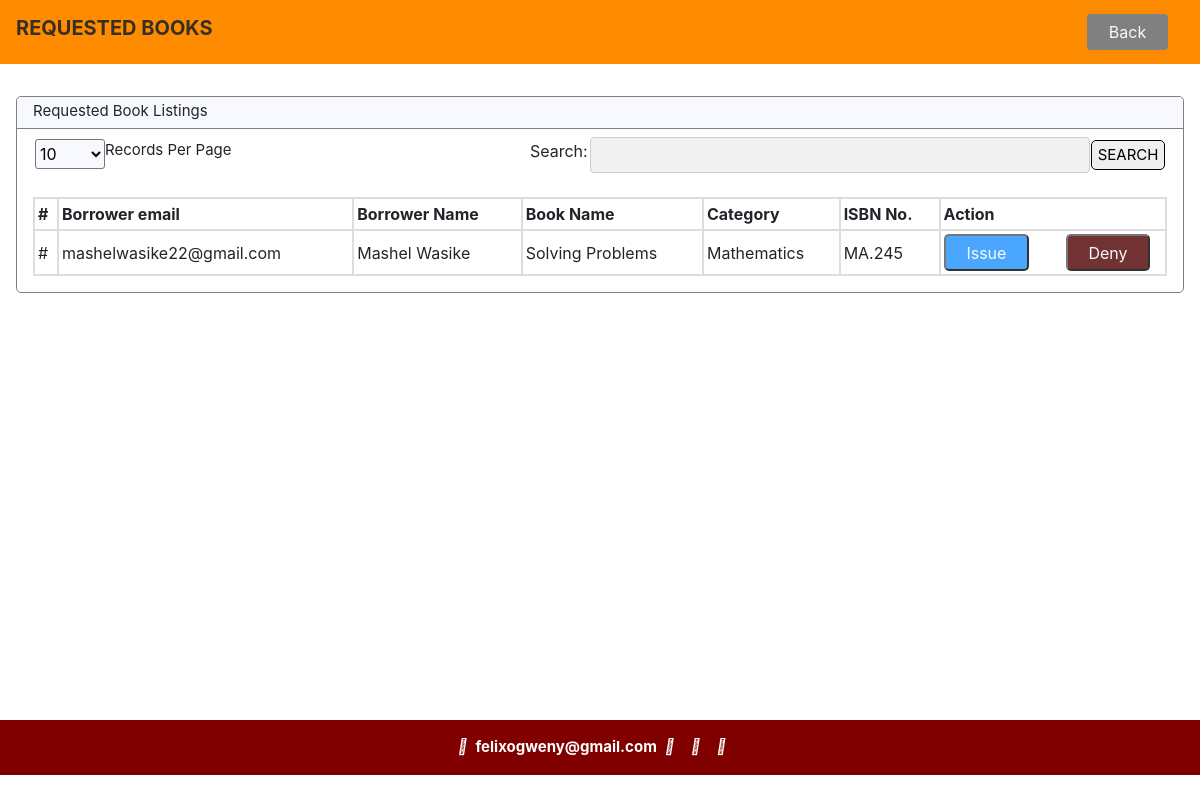
The page /manageBooks/requestedBook (signed in) on the database its author committed.
### my_app/models.py (models this page shows)
class Requested_books(db.Model):
    id = db.Column(db.Integer, primary_key=True, autoincrement=True)
    book_id = db.Column(db.Integer, db.ForeignKey('books.id'))
    user_id = db.Column(db.Integer, db.ForeignKey('user.id'))
    request_date = db.Column(db.DateTime(timezone=True), default=func.now())
    status = db.Column(db.String(20), default='pending')
    canceled_requests = db.relationship('Canceled_book_requests', backref='request')

class User(db.Model, UserMixin):
    id = db.Column(db.Integer, primary_key=True, autoincrement=True)
    name = db.Column(db.String(100))
    email = db.Column(db.String(50), unique=True, nullable=False)
    password = db.Column(db.String(50))
    role = db.Column(db.String(10), default='user')
    verified = db.Column(db.Boolean, default=False)
    user_image = db.Column(db.LargeBinary)#For storing the image data directly into the database
    user_image_filename = db.Column(db.String(255))#For storing the image file name
    creation_date = db.Column(db.DateTime(timezone=True), default=func.now())
    status = db.Column(db.String(10), default='Active')
    phone = db.Column(db.String(20))
    address = db.Column(db.String(255))
    membership_type = db.Column(db.String(20))
    verification_code = db.Column(db.String(50))
    verification_code_expires = db.Column(db.DateTime)
    favourites = db.relationship('Favourites', backref='user', cascade="all, delete-orphan")
    library = db.relationship('User_Library', backref='user', cascade="all, delete-orphan")
    requested_books = db.relationship('Requested_books', backref='user', cascade="all, delete-orphan")
    issued_books = db.relationship('Issued_book_requests', backref='user', cascade="all, delete-orphan")
    returned = db.relationship('Returned_books', backref='user', cascade='all, delete-orphan')

class Books(db.Model):
    id = db.Column(db.Integer, primary_key=True, autoincrement=True)
    title = db.Column(db.String(100))
    author = db.Column(db.String(100))
    copies = db.Column(db.Integer)
    issued = db.Column(db.Integer)
    ISBN = db.Column(db.String(30), unique=True, nullable=False)
    book_preview_name = db.Column(db.String(255))
    category_id = db.Column(db.Integer, db.ForeignKey('category.id'))  # Foreign key to Category table
    favourites = db.relationship('Favourites', backref='books')
    library = db.relationship('User_Library', backref='books')
    requested_books = db.relationship('Requested_books', backref='books')
    hold_books = db.relationship('Hold_books', backref='books')
    issued_books = db.relationship('Issued_book_requests', backref='books')
    acquistion_date = db.Column(db.DateTime(timezone=True), default=func.now())
    returned = db.relationship('Returned_books', backref='books', cascade='all, delete-orphan')

class Category(db.Model):
    id = db.Column(db.Integer, primary_key=True, autoincrement=True)
    name = db.Column(db.String(50), unique=True, nullable=False)
    is_active = db.Column(db.Boolean, default=True)
    creation_date = db.Column(db.DateTime(timezone=True), default=func.now())
    updation_date = db.Column(db.DateTime(timezone=True), default=func.now())
    books = db.relationship('Books', backref='category', cascade="all, delete-orphan")

### my_app/admin/views.py (the view, shortened to what this page needs)
@admin_blueprint.route('/manageBooks/requestedBook', methods=['GET', 'POST'])
@login_required
@verified_required
def issue_requested_book():
    authenticate()
    book_availability = None
    clicked_book = Books.query.all()
    requested_books = Requested_books.query.filter(Requested_books.status == 'pending').all()
    return render_template('admin/requestedBook.html', requested_books=requested_books)

### my_app/admin/views.py (called while the page is built)
def authenticate():
	if current_user.role != 'admin':
		abort(403)#we will return a forbidden error if the user is not admin

### my_app/auth.py (called while the page is built)
def verified_required(view_func):
    @wraps(view_func)
    def decorated_view(*args, **kwargs):
        if not current_user.is_authenticated:
            return current_app.login_manager.unauthorized()
        if not current_user.verified:
            flash('Please verify your email to access this page.', category='warning')
            return redirect(url_for('auth.login'))  # Redirect to the login page if not verified
        if current_user.status != 'Active':
            flash('Your account is suspended.', category='danger')
            return redirect(url_for('auth.login'))  # Redirect to the login page if suspended
        return view_func(*args, **kwargs)
    return decorated_view

### my_app/templates/admin/requestedBook.html (shortened to what this page needs)
{% extends "/admin/manageBooks_base.html" %}
{% block name %}Requested Books{% endblock %}
{% block redirect %}<a href="/manageBooks"><button class="btn">Back</button></a>{% endblock %}
{% block content %}
<section class="requested_books_container">
<div class="requested_book_list_view">
    <div class="heading">
        <div class="table_head">
            <h3>Requested Book listings</h3>
        </div>
        <div class="requested_book_search">
            <div class="row_show">
                <div class="row">
                    <select name="row_number" id="row_number" class="list">
                        <option value="10">10</option>
                    </select>
                    <label for="row_number" class="list_label">records per page</label>
                </div>
            </div>
            <div class="search_area">
                <div class="search_items">
                    <label for="search_btn" class="search_label">Search:</label>
                    <input type="text" placeholder="" name="search_btn" id="search_btn">
                    <button>SEARCH</button>
                </div>
            </div>
        </div>
    </div>
    <div class="requested_books_table">
        <table>
            <thead>
                <tr>
                    <th>#</th>
                    <th>Borrower email</th>
                    <th>Borrower Name</th>
                    <th>Book Name</th>
                    <th>Category</th>
                    <th>ISBN No.</th>
                    <th>Action</th>
                </tr>
            </thead>
            <tbody>
                {% for request in requested_books %}
                <tr>
                    <td>#</td>
                    <td>{{ request.user.email }}</td>
                    <td>{{ request.user.name }}</td>
                    <td>{{ request.books.title }}</td>
                    <td>{{ request.books.category.name }}</td>
                    <td>{{ request.books.ISBN }}</td>
                    <td class="button-actions">
                        <button class="issue_btn" data-bs-toggle="modal" data-bs-target="#issueBookModal">Issue</button>
                        <button class="cancel_btn" data-bs-toggle="modal" data-bs-target="#denyBookModal">Deny</button>
                    </td>
                </tr>
                {% endfor %}
            </tbody>
        </table>
    </div>
</div>
</section>
{% endblock %}

### my_app/static/manage_books.css (style rules this page uses)
body { font-family: 'Segoe UI', Tahoma, Geneva, Verdana, sans-serif; background-color: #f5f5f5; display: flex; flex-flow: column; justify-content: center; }
.page_header a { margin-right: 2rem; align-self: center; }
.page_header a .btn { background: gray; color: ghostwhite; text-transform: capitalize; font-weight: normal; padding-top: 0.3rem; padding-right: 1.3rem; padding-bottom: 0.3rem; padding-left: 1.3rem; }
input[type="text"], input[type="password"], input[type="email"] { width: 100%; padding: 12px; margin: 8px 0; box-sizing: border-box; border: 1px solid #ccc; border-radius: 4px; background-color: #f1f1f1; }
.requested_books_container { min-height: 82vh; }
.requested_book_list_view { position: relative; border: 1px solid #808080; border-radius: 5px; margin-left: 1rem; margin-right: 1rem; margin-top: 2rem; }
.requested_book_list_view .heading .table_head { border-bottom: 1px solid #808080; border-top-left-radius: 5px; border-top-right-radius: 5px; background-color: ghostwhite; }
.requested_book_list_view .heading .table_head h3 { margin-left: 1rem; font-weight: normal; font-size: 15px; text-transform: capitalize; align-self: center; padding-top: 0.3rem; }
.requested_book_list_view .heading .requested_book_search { display: flex; flex-flow: row; justify-content: space-between; }
.requested_book_list_view .heading .requested_book_search .row_show { float: left; margin-top: 2px; margin-left: 10px; }
.requested_book_list_view .heading .requested_book_search .row_show .row { margin-left: 0.5rem; margin-top: 0.5rem; }
.requested_book_list_view .heading .requested_book_search .row_show .row .list { width: 70px; background-color: ghostwhite; border-radius: 3px; }
.requested_book_list_view .heading .requested_book_search .row_show .row .list_label { font-weight: normal; font-size: 15px; text-transform: capitalize; }
.requested_book_list_view .heading .requested_book_search .search_area { float: right; }
.requested_book_list_view .heading .requested_book_search .search_area .search_items { display: flex; flex-flow: row; }
.requested_book_list_view .heading .requested_book_search .search_area .search_items .search_label { align-self: center; font-weight: normal; text-transform: capitalize; margin-right: 2px; }
.requested_book_list_view .heading .requested_book_search .search_area .search_items input[type="text"] { width: 500px; padding: 5px; margin: 8px 0; box-sizing: border-box; border: 1px solid #ccc; border-radius: 4px; background-color: #f1f1f1; }
.requested_book_list_view .heading .requested_book_search .search_area .search_items button { min-height: 30px; font-size: 15px; align-self: center; margin-left: 1px; margin-right: 1.1rem; border-radius: 5px; border: 1px solid black; }
.requested_book_list_view .requested_books_table { margin-left: 1rem; margin-right: 1rem; margin-top: 1rem; margin-bottom: 1rem; }
.requested_book_list_view .requested_books_table table { border-collapse: collapse; width: 100%; border: 1px solid #ddd; }
.requested_book_list_view .requested_books_table table thead tr, .requested_book_list_view .requested_books_table table thead tr th, .requested_book_list_view .requested_books_table table tbody tr, .requested_book_list_view .requested_books_table table tbody tr td { text-align: left; padding: 3px; border: 2px solid #ddd; border-radius: 5px; }
.requested_book_list_view .requested_books_table table thead tr th:last-child, .requested_book_list_view .requested_books_table table tbody tr td:last-child { width: 20%; }
.requested_book_list_view .requested_books_table table tbody tr td .issue_btn { background: dodgerblue; opacity: 0.8; color: ghostwhite; border-radius: 5px; padding-top: 0.3rem; padding-bottom: 0.3rem; padding-right: 1.3rem; padding-left: 1.3rem; }
.requested_book_list_view .requested_books_table table tbody tr td .cancel_btn { background: #4d0000; color: ghostwhite; border-radius: 5px; opacity: 0.8; margin-left: 2rem; padding-top: 0.3rem; padding-bottom: 0.3rem; padding-right: 1.3rem; padding-left: 1.3rem; }
input[type="text"], input[type="password"], input[type="email"], input[type="tel"], #address, #membership_type { width: 100%; padding: 12px; margin: 8px 0; box-sizing: border-box; border: 1px solid #ccc; border-radius: 4px; background-color: #f1f1f1; }

### rows shown on the page
Requested_books: user.email "mashelwasike22@gmail.com", user.name "Mashel Wasike", books "Solving Problems", books.category.name "Mathematics", books.ISBN "MA.245"
